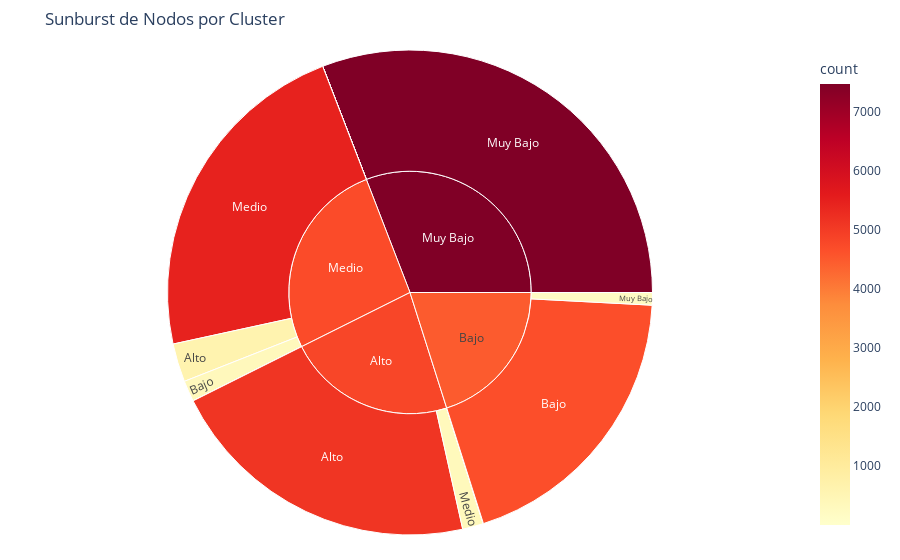

Here is the notebook cell this chart was saved with:
### Markdown cell above
## 4. Visualización 2: Sunburst (Plotly)

El gráfico Sunburst (o gráfico solar) muestra la misma información jerárquica que el Treemap, pero en un formato radial. Es menos efectivo para comparar áreas con precisión, pero es excelente para mostrar la profundidad de la jerarquía.

### Code cell
# Usamos los mismos datos que el Treemap
fig_sunburst = px.sunburst(treemap_data, 
                           path=['category', 'degree_cluster'], 
                           values='count',
                           color='count',
                           color_continuous_scale='YlOrRd',
                           title='Sunburst de Nodos por Cluster')

fig_sunburst.update_layout(margin = dict(t=50, l=25, r=25, b=25))

sunburst_path = os.path.join(FIG_DIR, "viz_sunburst_multi_level.png")
fig_sunburst.write_image(sunburst_path)

print(f" Sunburst (Plotly) guardado: {sunburst_path}")
fig_sunburst.show()

### Figure 1 — Plotly figure (JSON) as saved in the notebook; plotly's stock layout.template omitted (floating-point values rounded to 4 significant figures)
{"data": [{"branchvalues": "total", "customdata": [[7477.0], [NaN], [NaN], [NaN], [202.0], [4668.0], [NaN], [NaN], [1.0], [339.0], [5462.0], [620.0], [NaN], [5.0], [336.0], [5115.0], [7477.0], [4483.0], [4723.0], [4816.0]], "domain": {"x": [0, 1], "y": [0, 1]}, "hovertemplate": "labels=%{label}<br>count_sum=%{value}<br>parent=%{parent}<br>id=%{id}<br>count=%{color}<extra></extra>", "ids": ["Muy Bajo/Muy Bajo", "Muy Bajo/Bajo", "Muy Bajo/Medio", "Muy Bajo/Alto", "Bajo/Muy Bajo", "Bajo/Bajo", "Bajo/Medio", "Bajo/Alto", "Medio/Muy Bajo", "Medio/Bajo", "Medio/Medio", "Medio/Alto", "Alto/Muy Bajo", "Alto/Bajo", "Alto/Medio", "Alto/Alto", "Muy Bajo", "Bajo", "Medio", "Alto"], "labels": ["Muy Bajo", "Bajo", "Medio", "Alto", "Muy Bajo", "Bajo", "Medio", "Alto", "Muy Bajo", "Bajo", "Medio", "Alto", "Muy Bajo", "Bajo", "Medio", "Alto", "Muy Bajo", "Bajo", "Medio", "Alto"], "marker": {"coloraxis": "coloraxis", "colors": [7477.0, NaN, NaN, NaN, 202.0, 4668.0, NaN, NaN, 1.0, 339.0, 5462.0, 620.0, NaN, 5.0, 336.0, 5115.0, 7477.0, 4483.0, 4723.0, 4816.0]}, "name": "", "parents": ["Muy Bajo", "Muy Bajo", "Muy Bajo", "Muy Bajo", "Bajo", "Bajo", "Bajo", "Bajo", "Medio", "Medio", "Medio", "Medio", "Alto", "Alto", "Alto", "Alto", "", "", "", ""], "type": "sunburst", "values": [7477.0, 0.0, 0.0, 0.0, 202.0, 4668.0, 0.0, 0.0, 1.0, 339.0, 5462.0, 620.0, 0.0, 5.0, 336.0, 5115.0, 7477.0, 4870.0, 6422.0, 5456.0]}], "layout": {"coloraxis": {"colorbar": {"title": {"text": "count"}}, "colorscale": [[0, "rgb(255,255,204)"], [0.125, "rgb(255,237,160)"], [0.25, "rgb(254,217,118)"], [0.375, "rgb(254,178,76)"], [0.5, "rgb(253,141,60)"], [0.625, "rgb(252,78,42)"], [0.75, "rgb(227,26,28)"], [0.875, "rgb(189,0,38)"], [1, "rgb(128,0,38)"]]}, "legend": {"tracegroupgap": 0}, "margin": {"b": 25, "l": 25, "r": 25, "t": 50}, "title": {"text": "Sunburst de Nodos por Cluster"}}}
